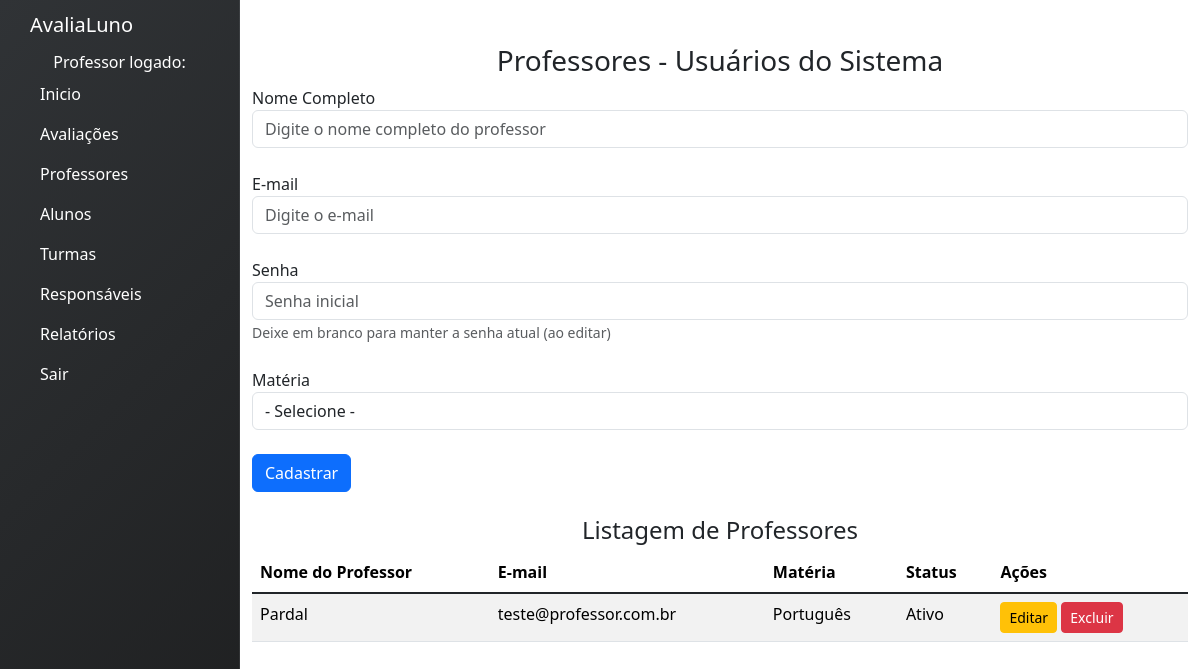
The page /professores on the database its author committed.
### avaliacoes/models.py (models this page shows, shortened)
class Professor(models.Model):
    MATERIAS_CHOICES = [
        ('Matemática', 'Matemática'),
        ('Português', 'Português'),
        ('História', 'História'),
        ('Geografia', 'Geografia'),
        ('Física', 'Física'),
        ('Química', 'Química'),
        ('Biologia', 'Biologia'),
    ]
    user = models.OneToOneField(User, on_delete=models.CASCADE)
    materia = models.CharField(max_length=50, choices=MATERIAS_CHOICES)
    class Meta:
        verbose_name = "Professor"
        verbose_name_plural = "Professores" # Define o nome plural personalizado

### avaliacoes/views.py (the view, shortened to what this page needs)
# urls.py: path('professores', views.professores, name='professores'),
def professores(request):
    lista_professores = Professor.objects.select_related('user').all()
    return render(request, 'professores.html', {'lista_professores': lista_professores})

### avaliacoes/templates/professores.html (shortened to what this page needs)
{% extends 'base.html' %}
{% block content %}
<h3><center> Professores - Usuários do Sistema </center></h3>
<form action="" method="POST">
  <div class="form-group">
    <label>Nome Completo</label>
    <input type="text" name="nome" id="nome" class="form-control" placeholder="Digite o nome completo do professor" required>
  </div>
  <br>
  <div class="form-group">
    <label>E-mail</label>
    <input type="email" name="email" id="email" class="form-control" placeholder="Digite o e-mail">
  </div>
  <br>
  <div class="form-group">
    <label>Senha</label>
    <input type="password" name="senha" id="senha" class="form-control" placeholder="Senha inicial" id="senhaInput">
    <small class="form-text text-muted">Deixe em branco para manter a senha atual (ao editar)</small>
  </div>
  <br>
  <div class="form-group">
    <label>Matéria</label>
    <select name="materia" id="materia" class="form-control" required>
      <option value=""> - Selecione - </option>
    </select>
  </div>
  <br>
  <input type="submit" name="salvar_professor" id="btnSalvar" value="Cadastrar" class="btn btn-primary">
</form>
<br>
<div><center><h4>Listagem de Professores</h4></center></div>
<div class="table-wrapper-scroll-y my-custom-scrollbar">
  <table class="table table-striped mb-1">
      <thead>
          <tr>
              <th scope="col">Nome do Professor</th>
              <th scope="col">E-mail</th>
              <th scope="col">Matéria</th>
              <th scope="col">Status</th>
              <th scope="col">Ações</th>
          </tr>
      </thead>
          {% for professor in lista_professores %}
          <tbody>
              <tr>
                  <td>{{ professor.user.get_full_name }}</td>
                  <td>{{ professor.user.email }}</td>
                  <td>{{ professor.materia}}</td>
                  {% if professor.user.is_active %}
                  <td>Ativo</td>
                  {% else %}
                  <td>Inativo</td>
                  {% endif %}
                  <td>
                    <button class="btn btn-sm btn-warning"
                      onclick="editarProfessor(
                        '{{ professor.id }}',
                        '{{ professor.user.get_full_name }}',
                        '{{ professor.user.email }}',
                        '{{ professor.materia }}'
                      )">
                      Editar
                    </button>
                    <button class="btn btn-sm btn-danger"
                      onclick="abrirModalExcluir('{{ professor.id }}')">
                      Excluir
                    </button>
                  </td>
              </tr>
          </tbody>
          {% endfor %}
  </table>
</div>
{% endblock %}

### avaliacoes/static/base.css (style rules this page uses)
.my-custom-scrollbar { position: relative; height: 200px; overflow: auto; }
.table-wrapper-scroll-y { display: block; }

### rows shown on the page
Professor: user.get_full_name "Pardal", user.email "teste@professor.com.br", materia "Português", shows "Ativo"
